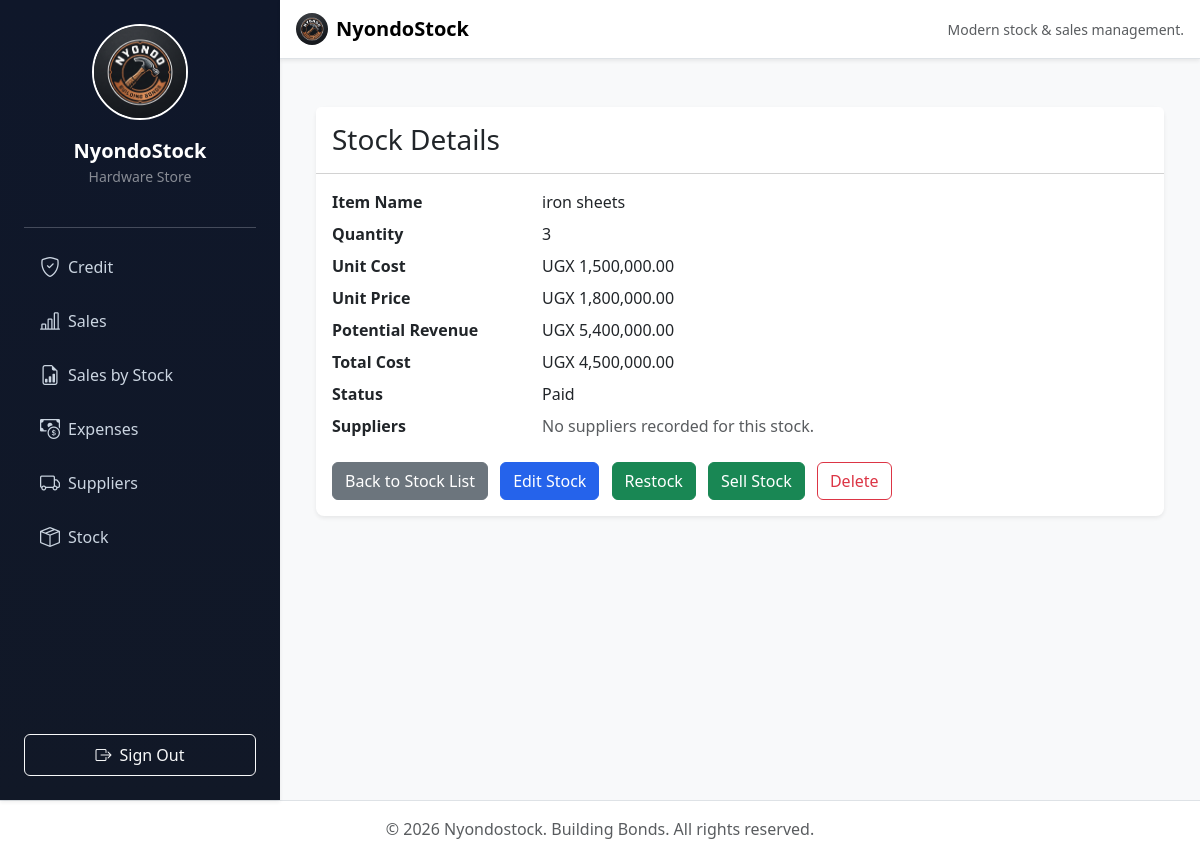
The app's page /stock/stock/detail/4/, older data.
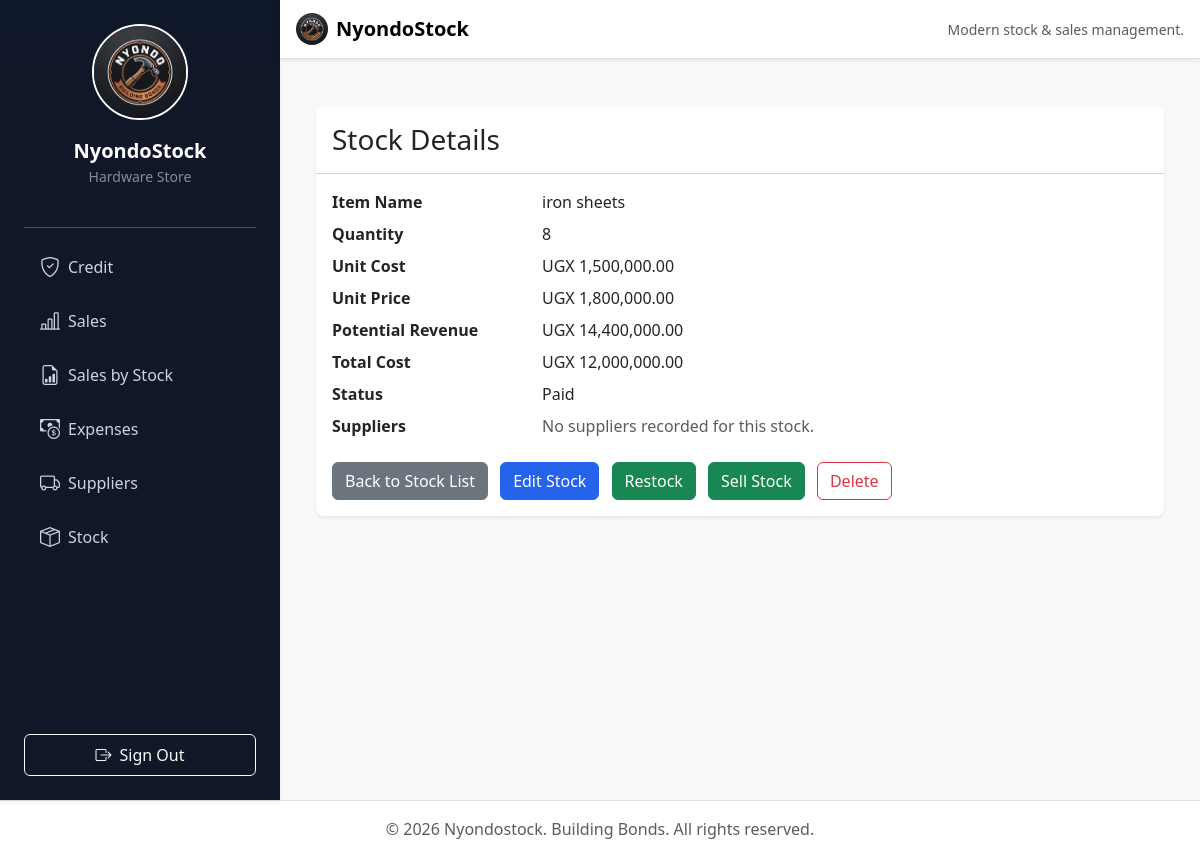
The same page, newer data.
### stock/models.py (models this page shows, shortened)
class Stock(models.Model):
    STOCK_CHOICES = [
      ('hammers', 'Hammers'),
      ('nails', 'Nails'),
      ('iron sheets', 'Iron Sheets'),
      ('cement', 'Cement'),
      ('toolbox','Toolbox'),
      ('timber', 'Timber'),
      ('wire mesh', 'Wire Mesh'),
    ]
    name = models.CharField(max_length=25, choices=STOCK_CHOICES)
    quantity = models.IntegerField()
    date = models.DateTimeField(auto_now_add=True)
    unit_cost = models.DecimalField(max_digits=20, decimal_places=2)
    total_cost = models.DecimalField(max_digits=20, decimal_places=2)
    is_on_credit = models.BooleanField(default=False)
    is_paid = models.BooleanField(default=False)
    low_stock_threshold = models.IntegerField(default=5)
    unit_price = models.DecimalField(max_digits=20, decimal_places=2, null=True, blank=True)
    is_deleted = models.BooleanField(default=False)
    objects = StockManager()  # Default manager - excludes deleted
    all_objects = models.Manager()  # Get all, including deleted
    @property
    def potential_revenue(self):
        return (self.unit_price or Decimal('0.00')) * Decimal(self.quantity or 0)

### stock/views.py (the view)
# urls.py: path('stock/detail/<int:pk>/', views.stock_detail, name='stock_detail'),
def stock_detail(request, pk):
    stock = get_object_or_404(Stock.all_objects, pk=pk)
    suppliers = Supplier.objects.filter(stock_supplied=stock)
    return render(request, 'store/stock_detail.html', {'stock': stock, 'suppliers': suppliers})

### stock/context_processors.py (called while the page is built)
def low_stock_alerts(request):
    alert_count = 0
    if request.user.is_authenticated:
        alert_count = Stock.objects.filter(quantity__lte=F('low_stock_threshold')).count()
    return {
        'low_stock_count': alert_count
    }

### templates/store/stock_detail.html (shortened to what this page needs)
{% extends 'base.html' %}
{% load humanize %}
{% block content %}
<div class="container-fluid px-4 py-4">
    <div class="card shadow-sm border-0 rounded-3">
        <div class="card-header bg-white py-3">
            <h3 class="mb-0">Stock Details</h3>
        </div>
        <div class="card-body">
            <dl class="row">
                <dt class="col-sm-3">Item Name</dt>
                <dd class="col-sm-9">{{ stock.name }}</dd>
                <dt class="col-sm-3">Quantity</dt>
                <dd class="col-sm-9">{{ stock.quantity }}</dd>
                <dt class="col-sm-3">Unit Cost</dt>
                <dd class="col-sm-9">
                    UGX {{ stock.unit_cost|floatformat:2|intcomma }}
                </dd>
                <dt class="col-sm-3">Unit Price</dt>
                <dd class="col-sm-9">
                    UGX {{ stock.unit_price|floatformat:2|intcomma }}
                </dd>
                <dt class="col-sm-3">Potential Revenue</dt>
                <dd class="col-sm-9">
                    UGX {{ stock.potential_revenue|floatformat:2|intcomma }}
                </dd>
                <dt class="col-sm-3">Total Cost</dt>
                <dd class="col-sm-9">
                    UGX {{ stock.total_cost|floatformat:2|intcomma }}
                </dd>
                <dt class="col-sm-3">Status</dt>
                <dd class="col-sm-9">
                    {% if stock.is_deleted %}
                        Archived
                    {% elif stock.is_paid %}
                        Paid
                    {% elif stock.is_on_credit %}
                        On credit
                    {% else %}
                        Unpaid
                    {% endif %}
                </dd>
                <dt class="col-sm-3">Suppliers</dt>
                <dd class="col-sm-9">
                    {% if suppliers %}
                        <ul class="mb-0">
                        {% for sup in suppliers %}
                            <li><a href="{% url 'supplier_detail' sup.id %}">{{ sup.name }}</a> — {{ sup.contact_info }}</li>
                        {% endfor %}
                        </ul>
                    {% else %}
                        <span class="text-muted">No suppliers recorded for this stock.</span>
                    {% endif %}
                </dd>
            </dl>
            <a href="{% url 'stock_list' %}" class="btn btn-secondary">Back to Stock List</a>
            <a href="{% url 'stock_edit' stock.id %}" class="btn btn-primary ms-2">Edit Stock</a>
            <a href="{% url 'stock_restock' stock.id %}" class="btn btn-success ms-2">Restock</a>
            <a href="{% url 'sales_reg_form' %}?stock={{ stock.id }}" class="btn btn-success ms-2">Sell Stock</a>
                        <form method="post" action="{% url 'stock_delete' stock.id %}" class="d-inline ms-2" onsubmit="return confirm('Are you sure you want to delete this stock?');">
                                <button type="submit" class="btn btn-outline-danger">Delete</button>
                        </form>
        </div>
    </div>
</div>
{% endblock %}

Row changes from the older to the newer data that the page shows:
changed Stock "iron sheets": quantity "3" → "8"; potential_revenue "5,400,000.00" → "14,400,000.00"; total_cost "4,500,000.00" → "12,000,000.00"
